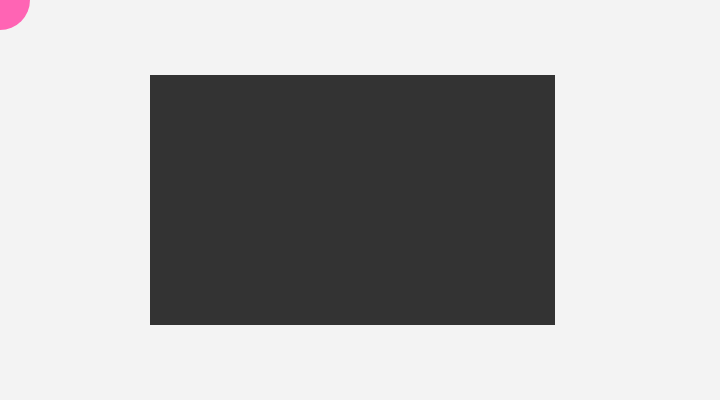
Frame 1 (no input)
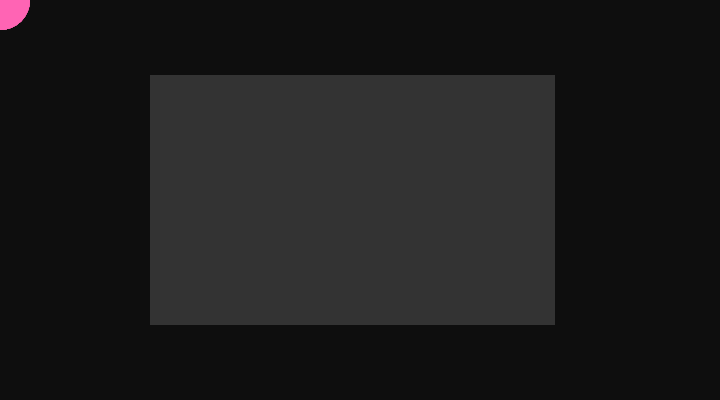
Frame 60 (no input)
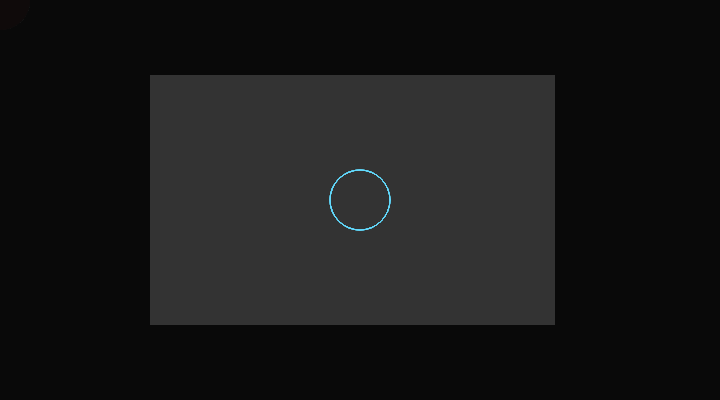
Frame 120 (the mouse pressed at the canvas centre since frame 60)

The p5.js sketch that drew these frames (run headless with seeded random() and noise() and a simulated clock; from frame 60 on, the mouse is pressed at the canvas centre):

// p5.js sketch
// ── sketch.js
// Define graphic as a global variable. This variable
// will be the offscreen buffer.
let graphic;

function setup() {
  describe(
    'Black canvas with a very dark grey rectangle in the middle. When the cursor is hovered over the canvas, a white circle follows the cursor in the black areas of the canvas, but not over the dark grey rectangle.'
  );
  createCanvas(720, 400);

  // Create the graphic that will be placed within the canvas.
  graphic = createGraphics(405, 250);
  graphic.background(51);
}

function draw() {
  // Create a black rectangle to cover the canvas.
  // Make the rectangle black with an alpha value of 12 so that
  // the white circle following the cursor slowly fades into the background.
  background(0, 12);

  // Create the circle that will follow the cursor as it hovers
  // over the canvas.
  fill(255, 100, 180);
  noStroke();
  ellipse(mouseX, mouseY, 60, 60);

  // Give the buffer a dark grey background.
  // Any shapes within the buffer will have no fill.
  graphic.noStroke();
  graphic.fill(51, 51, 51, 12);
  graphic.rect(0, 0, 405, 250);
  graphic.noFill();

  // When the cursor hovers over the offscreen buffer, replicate the
  // circle that is drawn when the cursor is hovering over the
  // canvas. Within the buffer area, only show the outline of the circle.
  graphic.stroke(100, 220, 255);
  graphic.ellipse(mouseX - 150, mouseY - 75, 60, 60);

  // Draw the buffer to the screen with image().
  image(graphic, 150, 75);
}
